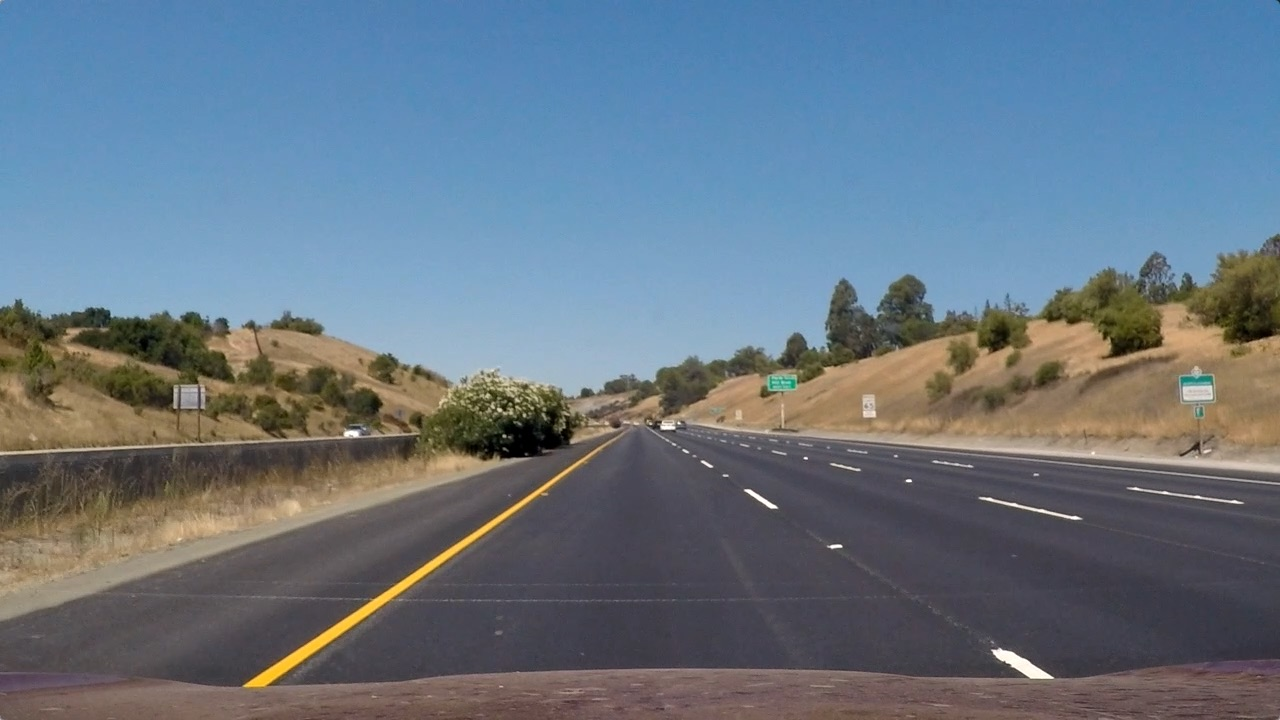
#> input picture test_images/straight_lines1.jpg, 1280 x 720 px, found by its file name; its folder holds only this picture in this run
$ jupyter execute --allow-errors P1.ipynb   (shell and % lines are left out)
#> lines starting #> are read from the running program, lines starting #| are printed output that depends on the picture; after the words box and inside, x2 and y2 are one past the last pixel; in counts of white or black regions, pixels touching at a corner belong together
# Self-Driving Car Engineer Nanodegree

## Project: **Finding Lane Lines on the Road**
***
In this project, you will use the tools you learned about in the lesson to identify lane lines on the road.  You can develop your pipeline on a series of individual images, and later apply the result to a video stream (really just a series of images). Check out the video clip "raw-lines-example.mp4" (also contained in this repository) to see what the output should look like after using the helper functions below.

Once you have a result that looks roughly like "raw-lines-example.mp4", you'll need to get creative and try to average and/or extrapolate the line segments you've detected to map out the full extent of the lane lines.  You can see an example of the result you're going for in the video "P1_example.mp4".  Ultimately, you would like to draw just one line for the left side of the lane, and one for the right.

In addition to implementing code, there is a brief writeup to complete. The writeup should be completed in a separate file, which can be either a markdown file or a pdf document. There is a [write up template](https://github.com/udacity/CarND-LaneLines-P1/blob/master/writeup_template.md) that can be used to guide the writing process. Completing both the code in the Ipython notebook and the writeup template will cover all of the [rubric points](https://review.udacity.com/#!/rubrics/322/view) for this project.

---
Let's have a look at our first image called 'test_images/solidWhiteRight.jpg'.  Run the 2 cells below (hit Shift-Enter or the "play" button above) to display the image.

**Note: If, at any point, you encounter frozen display windows or other confounding issues, you can always start again with a clean slate by going to the "Kernel" menu above and selecting "Restart & Clear Output".**

---

**The tools you have are color selection, region of interest selection, grayscaling, Gaussian smoothing, Canny Edge Detection and Hough Tranform line detection.  You  are also free to explore and try other techniques that were not presented in the lesson.  Your goal is piece together a pipeline to detect the line segments in the image, then average/extrapolate them and draw them onto the image for display (as below).  Once you have a working pipeline, try it out on the video stream below.**

---

<figure>

 <figcaption>
 <p></p>
 <p style="text-align: center;"> Your output should look something like this (above) after detecting line segments using the helper functions below </p>
 </figcaption>
</figure>
 <p></p>
<figure>

 <figcaption>
 <p></p>
 <p style="text-align: center;"> Your goal is to connect/average/extrapolate line segments to get output like this</p>
 </figcaption>
</figure>

**Run the cell below to import some packages.  If you get an `import error` for a package you've already installed, try changing your kernel (select the Kernel menu above --> Change Kernel).  Still have problems?  Try relaunching Jupyter Notebook from the terminal prompt.  Also, consult the forums for more troubleshooting tips.**

## Import Packages

[cell 1]
#importing some useful packages
import matplotlib.pyplot as plt
import matplotlib.image as mpimg
import numpy as np
import cv2

## Read in an Image

#> (a cell that did not finish here is left out)

## Ideas for Lane Detection Pipeline

**Some OpenCV functions (beyond those introduced in the lesson) that might be useful for this project are:**

`cv2.inRange()` for color selection
`cv2.fillPoly()` for regions selection
`cv2.line()` to draw lines on an image given endpoints
`cv2.addWeighted()` to coadd / overlay two images
`cv2.cvtColor()` to grayscale or change color
`cv2.imwrite()` to output images to file
`cv2.bitwise_and()` to apply a mask to an image

**Check out the OpenCV documentation to learn about these and discover even more awesome functionality!**

## Helper Functions

Below are some helper functions to help get you started. They should look familiar from the lesson!

[cell 3]
import math
import matplotlib.path as mplPath
import numpy as np


def grayscale(img):
    """Applies the Grayscale transform
    This will return an image with only one color channel
    but NOTE: to see the returned image as grayscale
    (assuming your grayscaled image is called 'gray')
    you should call plt.imshow(gray, cmap='gray')"""
    return cv2.cvtColor(img, cv2.COLOR_RGB2GRAY)
    # Or use BGR2GRAY if you read an image with cv2.imread()
    # return cv2.cvtColor(img, cv2.COLOR_BGR2GRAY)

def canny(img, low_threshold, high_threshold):
    """Applies the Canny transform"""
    return cv2.Canny(img, low_threshold, high_threshold)

def gaussian_blur(img, kernel_size):
    """Applies a Gaussian Noise kernel"""
    return cv2.GaussianBlur(img, (kernel_size, kernel_size), 0)

def region_of_interest(img, vertices):
    """
    Applies an image mask.

    Only keeps the region of the image defined by the polygon
    formed from `vertices`. The rest of the image is set to black.
    """
    #defining a blank mask to start with
    mask = np.zeros_like(img)

    #defining a 3 channel or 1 channel color to fill the mask with depending on the input image
    if len(img.shape) > 2:
        channel_count = img.shape[2]  # i.e. 3 or 4 depending on your image
        ignore_mask_color = (255,) * channel_count
    else:
        ignore_mask_color = 255

    #filling pixels inside the polygon defined by "vertices" with the fill color
    cv2.fillPoly(mask, vertices, ignore_mask_color)

    #returning the image only where mask pixels are nonzero
    masked_image = cv2.bitwise_and(img, mask)
    return masked_image


def draw_lines(img, lines, color=[255, 0, 0], thickness=10):
    """
    NOTE: this is the function you might want to use as a starting point once you want to
    average/extrapolate the line segments you detect to map out the full
    extent of the lane (going from the result shown in raw-lines-example.mp4
    to that shown in P1_example.mp4).

    Think about things like separating line segments by their
    slope ((y2-y1)/(x2-x1)) to decide which segments are part of the left
    line vs. the right line.  Then, you can average the position of each of
    the lines and extrapolate to the top and bottom of the lane.

    This function draws `lines` with `color` and `thickness`.
    Lines are drawn on the image inplace (mutates the image).
    If you want to make the lines semi-transparent, think about combining
    this function with the weighted_img() function below
    """
    imshape = img.shape
    debug = False

    # Region of Interest
    left_bottom = (int(0.12*imshape[1]),imshape[0])
    right_bottom = (int(0.96 * imshape[1]),imshape[0])

    left_top =  (int(0.48*imshape[1])-10, int(0.58*imshape[0]))
    right_top = (int(0.48*imshape[1])+30, int(0.58*imshape[0]))

    # Draw Region of Interest in Debug Mode
    if debug:
        cv2.line(img, left_bottom, left_top, [0,255,0], thickness)
        cv2.line(img, right_bottom, right_top, [0,255,0], thickness)
        cv2.line(img, left_top, right_top, [0,255,0], thickness)
        cv2.line(img, left_bottom, right_bottom, [0,255,0], thickness)

    region_of_interest = mplPath.Path(np.array([[left_bottom[0], left_bottom[1]],
                     [left_top[0], left_top[1]],
                     [right_top[0], right_top[1]],
                     [right_bottom[0], right_bottom[1]]]))

    # Negative slope points, are points on the left line and Positive slope points are the points on the right line
    neg_slope_list = []
    pos_slope_list = []
    pos_slope_points = []
    neg_slope_points = []

    points_class = {}

    for line in lines:
        for x1,y1,x2,y2 in line:
            slope = float((y2-y1)/(x2-x1))
            slope = round(slope, 2)

            # Filter points that are outside of region of interest
            inside_roi_x1_y1 = region_of_interest.contains_point((x1, y1))
            inside_roi_x2_y2 = region_of_interest.contains_point((x2, y2))

            # Points on the Left Lane
            if slope < 0:
                neg_slope_list.append(slope)
                if inside_roi_x1_y1:
                    neg_slope_points.append((x1,y1))

                if inside_roi_x2_y2:
                    neg_slope_points.append((x2,y2))

            # Points on the Right Lane
            if slope > 0:
                pos_slope_list.append(slope)
                if inside_roi_x1_y1:
                    pos_slope_points.append((x1,y1))

                if inside_roi_x2_y2:
                    pos_slope_points.append((x2,y2))

    # Fit straight line amongst points on the left line
    neg_x = [x[0] for x in neg_slope_points]
    neg_y = [x[1] for x in neg_slope_points]
    neg_z = np.polyfit(neg_x, neg_y, 1)

    # Fit straight line amongst points on the left line
    pos_x = [x[0] for x in pos_slope_points]
    pos_y = [x[1] for x in pos_slope_points]
    pos_z = np.polyfit(pos_x, pos_y, 1)

    # Compute left lane start and end points
    left_start_x = min(neg_x)
    left_start_y = max(neg_y)

    left_end_y = min(neg_y)
    left_end_x = int((left_end_y - neg_z[1])/neg_z[0])

    # Draw left lane. Ensure end points are within region of interest
    if region_of_interest.contains_point((left_end_x, left_end_y)):
        cv2.line(img, (left_start_x, left_start_y), (left_end_x, left_end_y), color, thickness)

    # compute right lane start and end points
    right_start_x = max(pos_x)
    right_start_y = max(pos_y)

    right_end_y = min(pos_y)
    right_end_x = int((right_end_y - pos_z[1])/pos_z[0])

    # Draw right lane. Ensure end points are within region of interst
    if region_of_interest.contains_point((right_end_x, right_end_y)):
        cv2.line(img, (right_start_x, right_start_y), (right_end_x, right_end_y), color, thickness)

    # Left bottom extension
    if (left_bottom[1] - left_start_y) > 20:
        left_new_start_x = int((left_bottom[1]- neg_z[1])/neg_z[0])
        cv2.line(img, (left_new_start_x, left_bottom[1]), (left_start_x, left_start_y), color, thickness)

    # Right bottom extension
    if (right_bottom[1] - right_start_y) > 20:
        right_new_start_x = int((right_bottom[1]- pos_z[1])/pos_z[0])
        cv2.line(img, (right_new_start_x, right_bottom[1]), (right_start_x, right_start_y), color, thickness)

    # Left top extension
    if (left_end_y - left_top[1]) > 20:
        left_new_end_x = int((left_top[1]- neg_z[1])/neg_z[0])
        cv2.line(img, (left_new_end_x, left_top[1]), (left_end_x, left_end_y), color, thickness)

    # Right top extension
    if (right_end_y - right_top[1]) > 20:
        right_new_end_x = int((right_top[1]- pos_z[1])/pos_z[0])
        cv2.line(img, (right_new_end_x, right_top[1]), (right_end_x, right_end_y), color, thickness)

    if debug:
        print("negative slope list = " + str(neg_slope_list))
        print("positive slope list = " + str(pos_slope_list))

def hough_lines(img, rho, theta, threshold, min_line_len, max_line_gap):
    """
    `img` should be the output of a Canny transform.

    Returns an image with hough lines drawn.
    """
    lines = cv2.HoughLinesP(img, rho, theta, threshold, np.array([]), minLineLength=min_line_len, maxLineGap=max_line_gap)
    line_img = np.zeros((img.shape[0], img.shape[1], 3), dtype=np.uint8)
    draw_lines(line_img, lines)
    return line_img

# Python 3 has support for cool math symbols.

def weighted_img(img, initial_img, α=0.8, β=1., λ=0.):
    """
    `img` is the output of the hough_lines(), An image with lines drawn on it.
    Should be a blank image (all black) with lines drawn on it.

    `initial_img` should be the image before any processing.

    The result image is computed as follows:

    initial_img * α + img * β + λ
    NOTE: initial_img and img must be the same shape!
    """
    return cv2.addWeighted(initial_img, α, img, β, λ)

## Test Images

Build your pipeline to work on the images in the directory "test_images"
**You should make sure your pipeline works well on these images before you try the videos.**

[cell 4]
import os
os.listdir("test_images/")

## Build a Lane Finding Pipeline

Build the pipeline and run your solution on all test_images. Make copies into the `test_images_output` directory, and you can use the images in your writeup report.

Try tuning the various parameters, especially the low and high Canny thresholds as well as the Hough lines parameters.

[cell 5]
# Build your pipeline that will draw lane lines on the test_images
# then save them to the test_images directory.

for img_file in os.listdir("test_images/"):
    img =  mpimg.imread("test_images/"+img_file)
#> img is the input picture: shape (720, 1280, 3); mean R, G, B 103.2, 117.7, 131.2
    imshape = img.shape
    gray_img = grayscale(img)

    # Define a kernel size and apply Gaussian smoothing
    kernel_size = 5
    blur_gray = gaussian_blur(gray_img, kernel_size)

    # Define our parameters for Canny and apply
    low_threshold = 50
    high_threshold = 150
    edges = canny(blur_gray, low_threshold, high_threshold)
#> in canny, `return cv2.Canny(img, low_threshold, high_threshold)`:
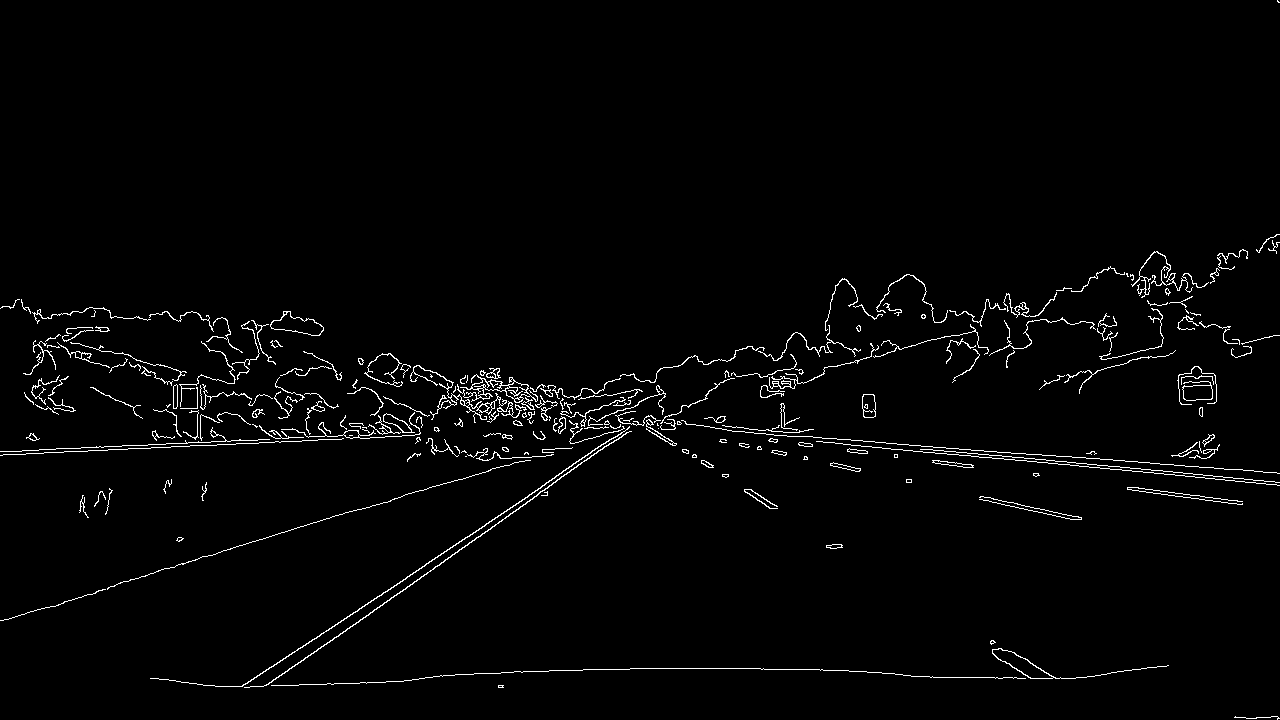
#> returned value: shape (720, 1280); 2% white in thin lines or dots

    # This time we are defining a four sided polygon to mask
    left_bottom = (int(0.12*imshape[1]),imshape[0])
    right_bottom = (int(0.96 * imshape[1]),imshape[0])

    left_top =  (int(0.48*imshape[1])-10, int(0.58*imshape[0]))
    right_top = (int(0.48*imshape[1])+30, int(0.58*imshape[0]))

    vertices = np.array([[left_bottom, left_top, right_top, right_bottom]], dtype=np.int32)

    masked_edges = region_of_interest(edges, vertices)
#> in region_of_interest, `masked_image = cv2.bitwise_and(img, mask)`:
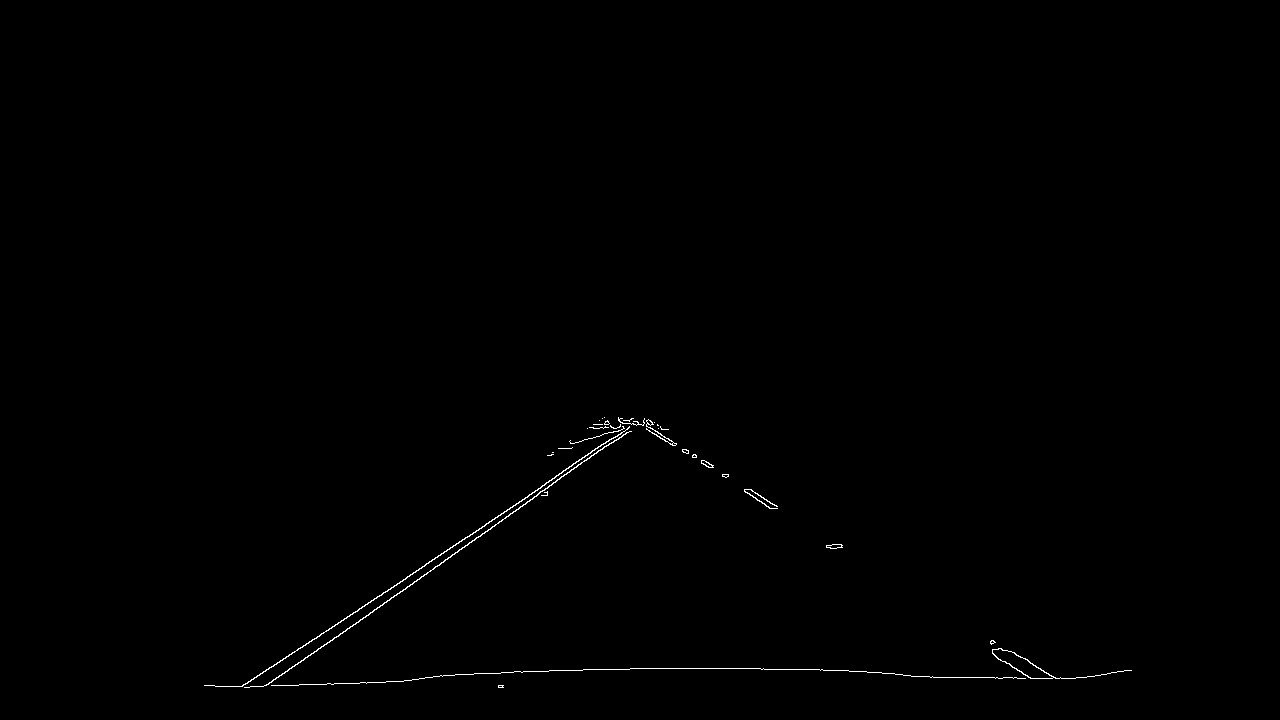
#> masked_image: shape (720, 1280); 0.32% white in thin lines or dots, all inside (x1, y1, x2, y2) = (204, 417, 1132, 688)

    # Define the Hough transform parameters
    rho = 1 # distance resolution in pixels of the Hough grid
    theta = np.pi/180 # angular resolution in radians of the Hough grid
    threshold = 10     # minimum number of votes (intersections in Hough grid cell)
    min_line_length = 90 #minimum number of pixels making up a line
    max_line_gap = 90    # maximum gap in pixels between connectable line segments

    line_image = hough_lines(masked_edges, rho, theta, threshold, min_line_length, max_line_gap)
#> in hough_lines, `lines = cv2.HoughLinesP(img, rho, theta, threshold, np.array([]), minL..`: lines = 20 rows, first 6: [285, 658, 637, 421], [266, 685, 643, 421], [911, 676, 1051, 678], [433, 676, 667, 668], [455, 674, 631, 668], [204, 685, 385, 682]
#> the loop in draw_lines, `for line in lines:` made 20 passes
#> after the loop in draw_lines, `for line in lines:`: neg_slope_list = [-0.67, -0.7, -0.03, -0.03, -0.02, -0.7, -0.02, -0.7, -0.7, -0.67, -0.67]; neg_slope_points = [(285, 658), (637, 421), (266, 685), (643, 421), (433, 676), (667, 668), (455, 674), (631, 668), (385, 682), (265, 685), (638, 424), (215, 686), (333, 684), (316, 651), (443, 562), (510, 513), (644, 419), (381, 595), (644, 418), (328, 630), (634, 424)]; pos_slope_list = [0.01, 0.6, 0.6, 0.6, 0.02, 0.6, 0.6, 0.6, 0.6]; pos_slope_points = [(911, 676), (1051, 678), (631, 419), (841, 545), (631, 418), (842, 545), (744, 491), (837, 547), (683, 668), (866, 671), (630, 419), (841, 546), (633, 418), (751, 489), (744, 490), (839, 547), (701, 463), (840, 547)]
#> in draw_lines, `neg_x = [x[0] for x in neg_slope_points]`: neg_x = [285, 637, 266, 643, 433, 667, 455, 631, 385, 265, 638, 215, 333, 316, 443, 510, 644, 381, 644, 328, 634]
#> in draw_lines, `neg_y = [x[1] for x in neg_slope_points]`: neg_y = [658, 421, 685, 421, 676, 668, 674, 668, 682, 685, 424, 686, 684, 651, 562, 513, 419, 595, 418, 630, 424]
#> in draw_lines, `neg_z = np.polyfit(neg_x, neg_y, 1)`: neg_z = [-0.526, 827.2]
#> in draw_lines, `pos_x = [x[0] for x in pos_slope_points]`: pos_x = [911, 1051, 631, 841, 631, 842, 744, 837, 683, 866, 630, 841, 633, 751, 744, 839, 701, 840]
#> in draw_lines, `pos_y = [x[1] for x in pos_slope_points]`: pos_y = [676, 678, 419, 545, 418, 545, 491, 547, 668, 671, 419, 546, 418, 489, 490, 547, 463, 547]
#> in draw_lines, `pos_z = np.polyfit(pos_x, pos_y, 1)`: pos_z = [0.614, 53.9]
#> in draw_lines, `left_start_x = min(neg_x)`: left_start_x = 215
#> in draw_lines, `left_start_y = max(neg_y)`: left_start_y = 686
#> in draw_lines, `left_end_y = min(neg_y)`: left_end_y = 418
#> in draw_lines, `left_end_x = int((left_end_y - neg_z[1])/neg_z[0])`: left_end_x = 778
#> in draw_lines, `right_start_x = max(pos_x)`: right_start_x = 1051
#> in draw_lines, `right_start_y = max(pos_y)`: right_start_y = 678
#> in draw_lines, `right_end_y = min(pos_y)`: right_end_y = 418
#> in draw_lines, `right_end_x = int((right_end_y - pos_z[1])/pos_z[0])`: right_end_x = 592
#> in draw_lines, `left_new_start_x = int((left_bottom[1]- neg_z[1])/neg_z[0])`: left_new_start_x = 203
#> in draw_lines, `right_new_start_x = int((right_bottom[1]- pos_z[1])/pos_z[0])`: right_new_start_x = 1084

    # Draw the lines on the edge image
    lines_edges = weighted_img(img, line_image, 0.8, 1, 0)
#> in weighted_img, `return cv2.addWeighted(initial_img, α, img, β, λ)`:
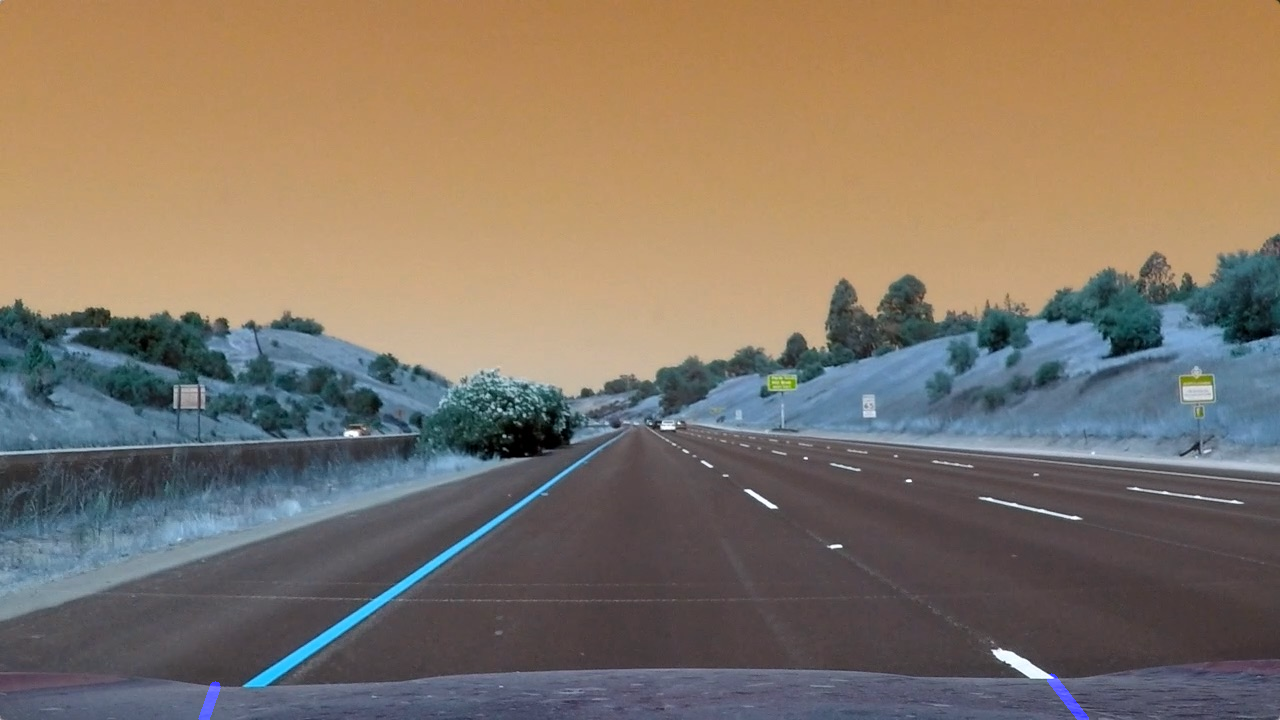
#> returned value: shape (720, 1280, 3); mean of channels 0, 1, 2 103.3, 117.7, 131.2; drawn as B, G, R
    cv2.imwrite("test_images/"+"out_"+img_file, lines_edges)
    plt.imshow(lines_edges)
